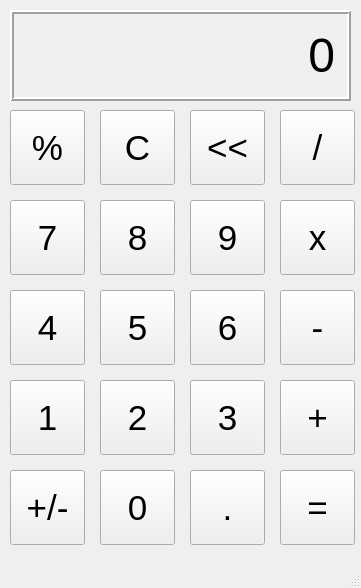
<?xml version="1.0" encoding="UTF-8"?>
<ui version="4.0">
 <class>MainWindow</class>
 <widget class="QMainWindow" name="MainWindow">
  <property name="geometry">
   <rect>
    <x>0</x>
    <y>0</y>
    <width>361</width>
    <height>588</height>
   </rect>
  </property>
  <property name="windowTitle">
   <string>Calculator</string>
  </property>
  <widget class="QWidget" name="centralwidget">
   <widget class="QLabel" name="outputlabel">
    <property name="geometry">
     <rect>
      <x>10</x>
      <y>10</y>
      <width>341</width>
      <height>91</height>
     </rect>
    </property>
    <property name="font">
     <font>
      <pointsize>36</pointsize>
     </font>
    </property>
    <property name="frameShape">
     <enum>QFrame::Box</enum>
    </property>
    <property name="frameShadow">
     <enum>QFrame::Raised</enum>
    </property>
    <property name="lineWidth">
     <number>2</number>
    </property>
    <property name="text">
     <string>0</string>
    </property>
    <property name="alignment">
     <set>Qt::AlignRight|Qt::AlignTrailing|Qt::AlignVCenter</set>
    </property>
    <property name="margin">
     <number>10</number>
    </property>
   </widget>
   <widget class="QPushButton" name="percentbutton">
    <property name="geometry">
     <rect>
      <x>10</x>
      <y>110</y>
      <width>75</width>
      <height>75</height>
     </rect>
    </property>
    <property name="font">
     <font>
      <pointsize>26</pointsize>
     </font>
    </property>
    <property name="text">
     <string>%</string>
    </property>
   </widget>
   <widget class="QPushButton" name="cbutton">
    <property name="geometry">
     <rect>
      <x>100</x>
      <y>110</y>
      <width>75</width>
      <height>75</height>
     </rect>
    </property>
    <property name="font">
     <font>
      <pointsize>26</pointsize>
     </font>
    </property>
    <property name="text">
     <string>C</string>
    </property>
   </widget>
   <widget class="QPushButton" name="arrowbutton">
    <property name="geometry">
     <rect>
      <x>190</x>
      <y>110</y>
      <width>75</width>
      <height>75</height>
     </rect>
    </property>
    <property name="font">
     <font>
      <pointsize>26</pointsize>
     </font>
    </property>
    <property name="text">
     <string>&lt;&lt;</string>
    </property>
   </widget>
   <widget class="QPushButton" name="dividebutton">
    <property name="geometry">
     <rect>
      <x>280</x>
      <y>110</y>
      <width>75</width>
      <height>75</height>
     </rect>
    </property>
    <property name="font">
     <font>
      <pointsize>26</pointsize>
     </font>
    </property>
    <property name="text">
     <string>/</string>
    </property>
   </widget>
   <widget class="QPushButton" name="timesbutton">
    <property name="geometry">
     <rect>
      <x>280</x>
      <y>200</y>
      <width>75</width>
      <height>75</height>
     </rect>
    </property>
    <property name="font">
     <font>
      <pointsize>26</pointsize>
     </font>
    </property>
    <property name="text">
     <string>x</string>
    </property>
   </widget>
   <widget class="QPushButton" name="sevenbutton">
    <property name="geometry">
     <rect>
      <x>10</x>
      <y>200</y>
      <width>75</width>
      <height>75</height>
     </rect>
    </property>
    <property name="font">
     <font>
      <pointsize>26</pointsize>
     </font>
    </property>
    <property name="text">
     <string>7</string>
    </property>
   </widget>
   <widget class="QPushButton" name="eightbutton">
    <property name="geometry">
     <rect>
      <x>100</x>
      <y>200</y>
      <width>75</width>
      <height>75</height>
     </rect>
    </property>
    <property name="font">
     <font>
      <pointsize>26</pointsize>
     </font>
    </property>
    <property name="text">
     <string>8</string>
    </property>
   </widget>
   <widget class="QPushButton" name="ninebutton">
    <property name="geometry">
     <rect>
      <x>190</x>
      <y>200</y>
      <width>75</width>
      <height>75</height>
     </rect>
    </property>
    <property name="font">
     <font>
      <pointsize>26</pointsize>
     </font>
    </property>
    <property name="text">
     <string>9</string>
    </property>
   </widget>
   <widget class="QPushButton" name="minusbutton">
    <property name="geometry">
     <rect>
      <x>280</x>
      <y>290</y>
      <width>75</width>
      <height>75</height>
     </rect>
    </property>
    <property name="font">
     <font>
      <pointsize>26</pointsize>
     </font>
    </property>
    <property name="text">
     <string>-</string>
    </property>
   </widget>
   <widget class="QPushButton" name="twobutton">
    <property name="geometry">
     <rect>
      <x>100</x>
      <y>380</y>
      <width>75</width>
      <height>75</height>
     </rect>
    </property>
    <property name="font">
     <font>
      <pointsize>26</pointsize>
     </font>
    </property>
    <property name="text">
     <string>2</string>
    </property>
   </widget>
   <widget class="QPushButton" name="plusbutton">
    <property name="geometry">
     <rect>
      <x>280</x>
      <y>380</y>
      <width>75</width>
      <height>75</height>
     </rect>
    </property>
    <property name="font">
     <font>
      <pointsize>26</pointsize>
     </font>
    </property>
    <property name="text">
     <string>+</string>
    </property>
   </widget>
   <widget class="QPushButton" name="threebutton">
    <property name="geometry">
     <rect>
      <x>190</x>
      <y>380</y>
      <width>75</width>
      <height>75</height>
     </rect>
    </property>
    <property name="font">
     <font>
      <pointsize>26</pointsize>
     </font>
    </property>
    <property name="text">
     <string>3</string>
    </property>
   </widget>
   <widget class="QPushButton" name="fourbutton">
    <property name="geometry">
     <rect>
      <x>10</x>
      <y>290</y>
      <width>75</width>
      <height>75</height>
     </rect>
    </property>
    <property name="font">
     <font>
      <pointsize>26</pointsize>
     </font>
    </property>
    <property name="text">
     <string>4</string>
    </property>
   </widget>
   <widget class="QPushButton" name="onebutton">
    <property name="geometry">
     <rect>
      <x>10</x>
      <y>380</y>
      <width>75</width>
      <height>75</height>
     </rect>
    </property>
    <property name="font">
     <font>
      <pointsize>26</pointsize>
     </font>
    </property>
    <property name="text">
     <string>1</string>
    </property>
   </widget>
   <widget class="QPushButton" name="fivebutton">
    <property name="geometry">
     <rect>
      <x>100</x>
      <y>290</y>
      <width>75</width>
      <height>75</height>
     </rect>
    </property>
    <property name="font">
     <font>
      <pointsize>26</pointsize>
     </font>
    </property>
    <property name="text">
     <string>5</string>
    </property>
   </widget>
   <widget class="QPushButton" name="sixbutton">
    <property name="geometry">
     <rect>
      <x>190</x>
      <y>290</y>
      <width>75</width>
      <height>75</height>
     </rect>
    </property>
    <property name="font">
     <font>
      <pointsize>26</pointsize>
     </font>
    </property>
    <property name="text">
     <string>6</string>
    </property>
   </widget>
   <widget class="QPushButton" name="plusminusbutton">
    <property name="geometry">
     <rect>
      <x>10</x>
      <y>470</y>
      <width>75</width>
      <height>75</height>
     </rect>
    </property>
    <property name="font">
     <font>
      <pointsize>26</pointsize>
     </font>
    </property>
    <property name="text">
     <string>+/-</string>
    </property>
   </widget>
   <widget class="QPushButton" name="zerobutton">
    <property name="geometry">
     <rect>
      <x>100</x>
      <y>470</y>
      <width>75</width>
      <height>75</height>
     </rect>
    </property>
    <property name="font">
     <font>
      <pointsize>26</pointsize>
     </font>
    </property>
    <property name="text">
     <string>0</string>
    </property>
   </widget>
   <widget class="QPushButton" name="dotbutton">
    <property name="geometry">
     <rect>
      <x>190</x>
      <y>470</y>
      <width>75</width>
      <height>75</height>
     </rect>
    </property>
    <property name="font">
     <font>
      <pointsize>26</pointsize>
     </font>
    </property>
    <property name="text">
     <string>.</string>
    </property>
   </widget>
   <widget class="QPushButton" name="equalbutton">
    <property name="geometry">
     <rect>
      <x>280</x>
      <y>470</y>
      <width>75</width>
      <height>75</height>
     </rect>
    </property>
    <property name="font">
     <font>
      <pointsize>26</pointsize>
     </font>
    </property>
    <property name="text">
     <string>=</string>
    </property>
   </widget>
  </widget>
  <widget class="QMenuBar" name="menubar">
   <property name="geometry">
    <rect>
     <x>0</x>
     <y>0</y>
     <width>361</width>
     <height>21</height>
    </rect>
   </property>
  </widget>
  <widget class="QStatusBar" name="statusbar"/>
 </widget>
 <resources/>
 <connections/>
</ui>
